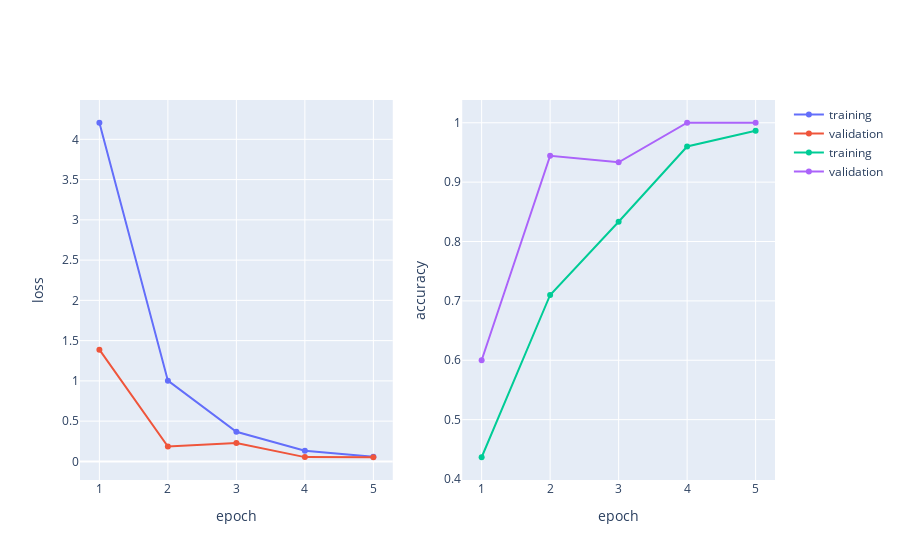

The cell this chart's notebook holds for it:
### Markdown cell above
### Observation des métriques

### Code cell
epoch_nums = list(range(1,num_epochs+1))
fig = make_subplots(1, 2)
fig.add_trace(go.Scatter(x=epoch_nums, y=history.history["loss"], name='training'), row=1, col=1)
fig.add_trace(go.Scatter(x=epoch_nums, y=history.history["val_loss"], name='validation'), row=1, col=1)
fig.update_xaxes(title='epoch', col=1)
fig.update_yaxes(title='loss', col=1)

fig.add_trace(go.Scatter(x=epoch_nums, y=history.history["accuracy"], name='training'), row=1, col=2)
fig.add_trace(go.Scatter(x=epoch_nums, y=history.history["val_accuracy"], name='validation'), row=1, col=2)
fig.update_xaxes(title='epoch', col=2)
fig.update_yaxes(title='accuracy', col=2)
display(fig)

### Figure 1 — Plotly figure (JSON) as saved in the notebook; plotly's stock layout.template omitted (floating-point values rounded to 4 significant figures)
{"data": [{"name": "training", "type": "scatter", "x": [1, 2, 3, 4, 5], "xaxis": "x", "y": [4.206, 1.003, 0.3683, 0.1335, 0.05719], "yaxis": "y"}, {"name": "validation", "type": "scatter", "x": [1, 2, 3, 4, 5], "xaxis": "x", "y": [1.388, 0.1842, 0.229, 0.05331, 0.05156], "yaxis": "y"}, {"name": "training", "type": "scatter", "x": [1, 2, 3, 4, 5], "xaxis": "x2", "y": [0.4367, 0.71, 0.8333, 0.96, 0.9867], "yaxis": "y2"}, {"name": "validation", "type": "scatter", "x": [1, 2, 3, 4, 5], "xaxis": "x2", "y": [0.6, 0.9444, 0.9333, 1, 1], "yaxis": "y2"}], "layout": {"xaxis": {"anchor": "y", "domain": [0, 0.45], "title": {"text": "epoch"}}, "xaxis2": {"anchor": "y2", "domain": [0.55, 1], "title": {"text": "epoch"}}, "yaxis": {"anchor": "x", "domain": [0, 1], "title": {"text": "loss"}}, "yaxis2": {"anchor": "x2", "domain": [0, 1], "title": {"text": "accuracy"}}}}
